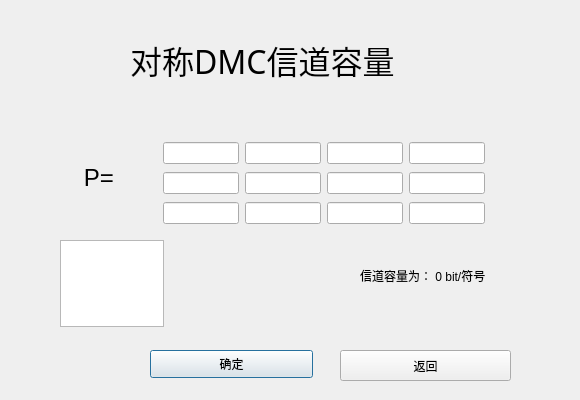
<?xml version="1.0" encoding="UTF-8"?>
<ui version="4.0">
 <class>Page1_1</class>
 <widget class="QDialog" name="Page1_1">
  <property name="geometry">
   <rect>
    <x>0</x>
    <y>0</y>
    <width>580</width>
    <height>400</height>
   </rect>
  </property>
  <property name="windowTitle">
   <string>Dialog</string>
  </property>
  <widget class="QLabel" name="label">
   <property name="geometry">
    <rect>
     <x>130</x>
     <y>40</y>
     <width>300</width>
     <height>40</height>
    </rect>
   </property>
   <property name="font">
    <font>
     <family>PingFang SC</family>
     <pointsize>24</pointsize>
    </font>
   </property>
   <property name="text">
    <string>对称DMC信道容量</string>
   </property>
  </widget>
  <widget class="QWidget" name="">
   <property name="geometry">
    <rect>
     <x>150</x>
     <y>140</y>
     <width>335</width>
     <height>88</height>
    </rect>
   </property>
   <layout class="QGridLayout" name="gridLayout_2">
    <item row="1" column="4">
     <widget class="QLineEdit" name="lineEdit_11"/>
    </item>
    <item row="1" column="1">
     <widget class="QLineEdit" name="lineEdit_3"/>
    </item>
    <item row="1" column="3">
     <widget class="QLineEdit" name="lineEdit_8"/>
    </item>
    <item row="1" column="2">
     <widget class="QLineEdit" name="lineEdit_4"/>
    </item>
    <item row="2" column="0">
     <widget class="QLabel" name="label_8">
      <property name="text">
       <string/>
      </property>
     </widget>
    </item>
    <item row="0" column="2">
     <widget class="QLineEdit" name="lineEdit_5"/>
    </item>
    <item row="0" column="3">
     <widget class="QLineEdit" name="lineEdit_7"/>
    </item>
    <item row="2" column="1">
     <widget class="QLineEdit" name="lineEdit"/>
    </item>
    <item row="2" column="3">
     <widget class="QLineEdit" name="lineEdit_9"/>
    </item>
    <item row="2" column="4">
     <widget class="QLineEdit" name="lineEdit_12"/>
    </item>
    <item row="0" column="4">
     <widget class="QLineEdit" name="lineEdit_10"/>
    </item>
    <item row="0" column="1">
     <widget class="QLineEdit" name="lineEdit_2"/>
    </item>
    <item row="2" column="2">
     <widget class="QLineEdit" name="lineEdit_6"/>
    </item>
   </layout>
  </widget>
  <widget class="QLabel" name="label_2">
   <property name="geometry">
    <rect>
     <x>360</x>
     <y>260</y>
     <width>176</width>
     <height>31</height>
    </rect>
   </property>
   <property name="text">
    <string>信道容量为： 0 bit/符号</string>
   </property>
  </widget>
  <widget class="QPushButton" name="pushButton">
   <property name="geometry">
    <rect>
     <x>150</x>
     <y>350</y>
     <width>163</width>
     <height>28</height>
    </rect>
   </property>
   <property name="text">
    <string>确定</string>
   </property>
  </widget>
  <widget class="QPushButton" name="pushButton_2">
   <property name="geometry">
    <rect>
     <x>340</x>
     <y>350</y>
     <width>171</width>
     <height>31</height>
    </rect>
   </property>
   <property name="text">
    <string>返回</string>
   </property>
  </widget>
  <widget class="QLabel" name="label_7">
   <property name="geometry">
    <rect>
     <x>60</x>
     <y>160</y>
     <width>60</width>
     <height>30</height>
    </rect>
   </property>
   <property name="font">
    <font>
     <pointsize>18</pointsize>
    </font>
   </property>
   <property name="text">
    <string>　P=</string>
   </property>
  </widget>
  <widget class="QTextEdit" name="textEdit1">
   <property name="geometry">
    <rect>
     <x>60</x>
     <y>240</y>
     <width>104</width>
     <height>87</height>
    </rect>
   </property>
  </widget>
 </widget>
 <resources/>
 <connections/>
</ui>
